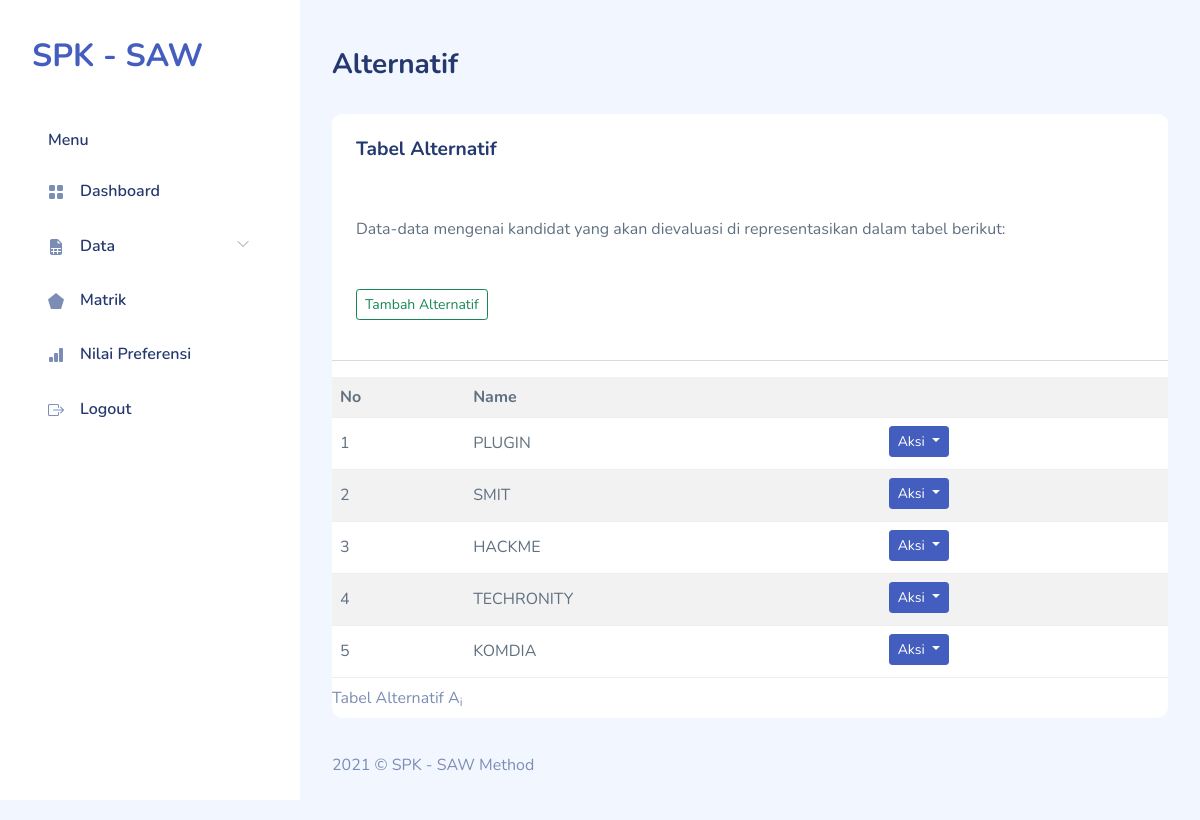
Screenshot of /alternatif.php (signed in) with the database file from the repository.
### tables this page shows
CREATE TABLE `saw_alternatives` (
  `id_alternative` smallint(5) UNSIGNED NOT NULL,
  `name` varchar(30) NOT NULL
);

### alternatif.php (the view, shortened to what this page needs)
<!DOCTYPE html>
<html lang="en">
    <?php
require "layout/head.php";
require "include/conn.php";
?>
    <body>
        <div id="app">
            <?php require "layout/sidebar.php";?>
            <div id="main">
                <div class="page-heading">
                    <h3>Alternatif</h3>
                </div>
                <div class="page-content">
                    <section class="row">
                        <div class="col-12">
                            <div class="card">
                                <div class="card-header">
                                    <h4 class="card-title">Tabel Alternatif</h4>
                                </div>
                                <div class="card-content">
                                    <div class="card-body">
                                        <p class="card-text">
                                            Data-data mengenai kandidat yang akan dievaluasi di representasikan dalam
                                            tabel berikut:
                                        </p>
                                    </div>
                                    <button type="button" class="btn btn-outline-success btn-sm m-4" data-bs-toggle="modal"
                                        data-bs-target="#inlineForm">
                                        Tambah Alternatif
                                    </button>
                                    <hr>
                                    <div class="table-responsive">
                                        <table class="table table-striped mb-0">
                                            <caption>
                                                Tabel Alternatif A<sub>i</sub>
                                            </caption>
                                            <tr>
                                                <th>No</th>
                                                <th colspan="2">Name</th>
                                            </tr>
                                            <?php
$sql = 'SELECT id_alternative,name FROM saw_alternatives';
$result = $db->query($sql);
$i = 0;
while ($row = $result->fetch_object()) {
    echo "<tr>
        <td class='right'>" . (++$i) . "</td>
        <td class='center'>{$row->name}</td>
        <td>
        <div class='btn-group mb-1'>
        <div class='dropdown'>
            <button class='btn btn-primary dropdown-toggle me-1 btn-sm' type='button'
                id='dropdownMenuButton' data-bs-toggle='dropdown'
                aria-haspopup='true' aria-expanded='false'>
                Aksi
            </button>
            <div class='dropdown-menu' aria-labelledby='dropdownMenuButton'>
                <a class='dropdown-item' href='alternatif-edit.php?id={$row->id_alternative}'>Edit</a>
                <a class='dropdown-item' href='alternatif-hapus.php?id={$row->id_alternative}'>Hapus</a>
            </div>
        </div>
    </div>
        </td>
      </tr>\n";
}
?>
                                        </table>
                                    </div>
                                </div>
                            </div>
                        </div>
                    </section>
                </div>
                <?php require "layout/footer.php";?>
            </div>
        </div>
    </body>
</html>

### assets/css/app.css (style rules this page uses)
.btn.btn-danger,.btn.btn-info,.btn.btn-primary,.btn.btn-secondary,.btn.btn-success,.btn.btn-warning { color:#fff }
.card { margin-bottom:2.2rem;border:none }
.card .card-header { border:none }
.card .card-header h4 { font-size:1.2rem;font-weight:700 }
.card .card-content { position:relative }
.card .card-title { font-size:1.2rem }
.card .card-body { padding:1.5rem }
.dropdown-toggle:after { color:#fff }
.dataTable-table td,.dataTable-table thead th,.table td,.table thead th { vertical-align:middle }
#main { margin-left:300px;padding:2rem }
.page-heading { margin:0 0 2rem }
.page-heading h3 { font-weight:700 }

### rows the page displays
saw_alternatives: name "PLUGIN"
saw_alternatives: name "SMIT"
saw_alternatives: name "HACKME"
saw_alternatives: name "TECHRONITY"
saw_alternatives: name "KOMDIA"
